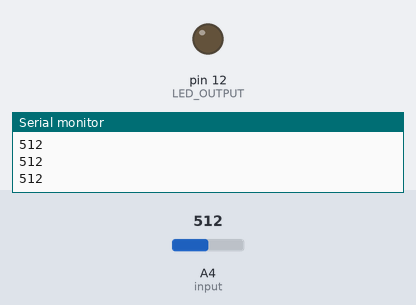
Bench run of a sketch on a simulated Arduino Uno, built with avr-gcc and run on an emulated ATmega328P. Parts: output pins drawn as LEDs (lit = HIGH), the last lines printed to the serial monitor. The test bench sets the inputs (shaded band); at power-on: A4 (input) = 512.

Above: at 1.2 s.
1.3 s: A4 (input) set to 6
2.8 s: A4 (input) set to 3
At 3.5 s:
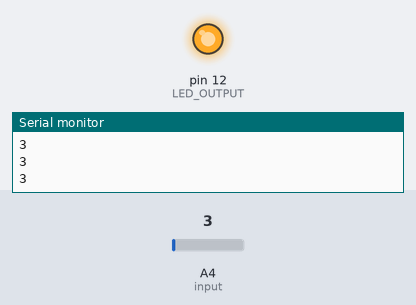
4.3 s: A4 (input) set to 122
At 4.8 s:
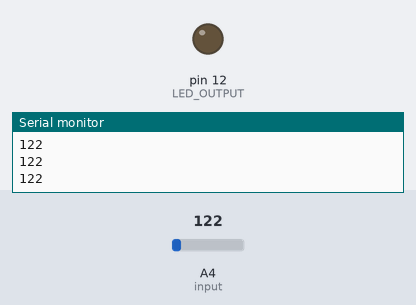
5.8 s: A4 (input) set to 0
At 7.1 s:
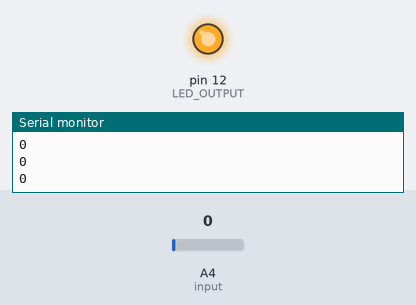
Timing chart, 0 to 8.3 s (numbered marks = the images above; inputs shaded):
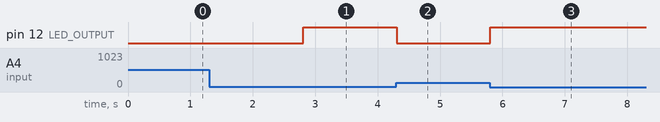

Measured:
- the behaviour switches between 5 and 4 on A4 (input) (found by bisection; images 0 and 1)
- after the input at 2.8 s, pin 12 (LED_OUTPUT): LOW → HIGH at once
- after the input at 4.3 s, pin 12 (LED_OUTPUT): HIGH → LOW at once
- after the input at 5.8 s, pin 12 (LED_OUTPUT): LOW → HIGH at once

The sketch:

LDR_CONTROL_LOAD.ino
```cpp
int input = 4;
int ldr;

void setup(){

pinMode(input,INPUT);
pinMode(12, OUTPUT); // LED OUTPUT
Serial.begin(9600);
}

void loop(){
ldr = analogRead(input);
Serial.println(ldr);


if(ldr >= 5 )
{

digitalWrite(12, LOW);

}


else
{

digitalWrite(12, HIGH);


}


}
```
